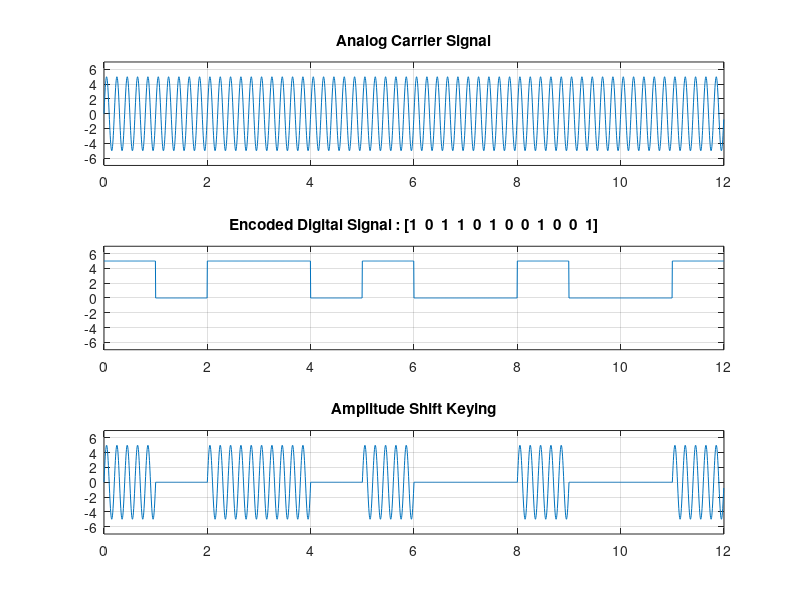

This chart was generated by the following MATLAB code:
clc;
clear all;
close all;

bits = [1 0 1 1 0 1 0 0 1 0 0 1];
disp("Bits : ");
disp(bits);

voltage = 5;
am = 5;
fm = 5;
fs = 200;
bitrate = 1;
T = length(bits) / bitrate;
t = 0 : 1/fs : T - 1/fs;

%Analog Carrier Signal
x_analog = am * sin(2*pi*fm*t);

subplot(3,1,1);
plot(t,x_analog);
xlim([0 T]);
ylim([-voltage-2 voltage+2]);
title("Analog Carrier Signal");
grid on;


%Encoded Digital Signal
x_digital = zeros(1,length(t));

for i = 1 : length(bits)
  from = (i - 1) * fs / bitrate + 1;
  to = i * fs / bitrate;
  if(bits(i) == 1)
    x_digital(from : to) = voltage;
  else
    x_digital(from : to) = 0;
  endif
endfor

subplot(3,1,2);
plot(t,x_digital);
xlim([0 T]);
ylim([-voltage-2 voltage+2]);
title(['Encoded Digital Signal : [' num2str(bits) ']']);
grid on;

%ASK Modulation
for i = 1 : length(t)
  if(x_digital(i) == voltage)
    ask(i) = x_analog(i);
  endif
endfor

subplot(3,1,3);
plot(t,ask);
xlim([0 T]);
ylim([-voltage-2 voltage+2]);
title("Amplitude Shift Keying");
grid on;

%ASK Demodulation
data = zeros(1,length(bits));

for i = 1 : length(t)
  if(rem(i,fs) == 0 && ask(i) != 0)
    data(i / fs) = 1;
  endif
endfor

disp("ASK Decoding : ");
disp(data);